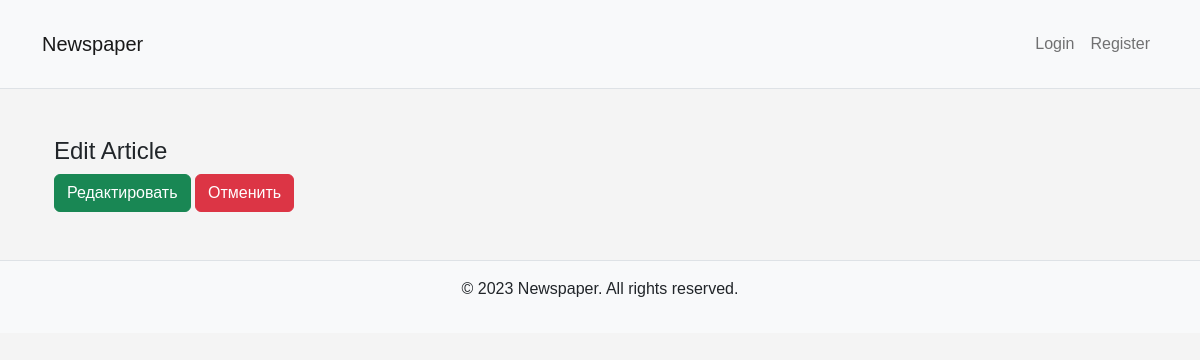
Before: /article_edit/2/ with the older database file.
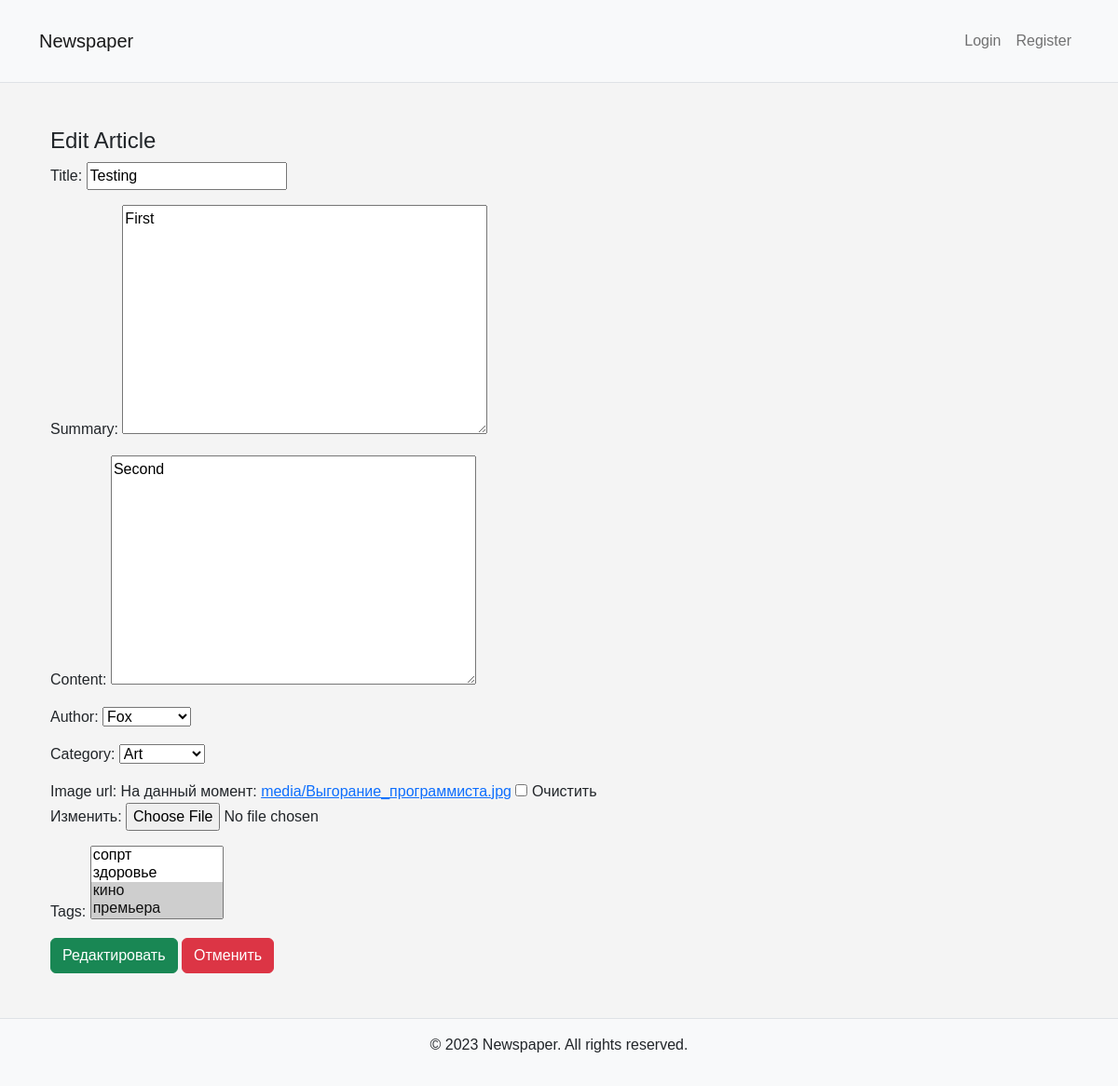
After: the same page with the newer database file.
### main/models.py (models this page shows, shortened)
class Article(models.Model):
    title = models.CharField(max_length=255)
    summary = models.TextField()
    content = models.TextField()
    author = models.ForeignKey(Author, on_delete=models.PROTECT,
                               related_name='author_articles')
    published_date = models.DateTimeField(auto_now_add=True)
    category = models.ForeignKey(Category, on_delete=models.PROTECT)
    image_url = models.ImageField(upload_to='media', blank=True)
    tags = models.ManyToManyField(Tags)
    views = models.PositiveIntegerField(default=0)
    class Meta:
        ordering = ['-published_date']

### main/views.py (the view)
# urls.py: path('article_edit/<int:pk>/', views.EditArticleView.as_view(), name='edit_article'),
class EditArticleView(UpdateView):
    model = Article
    template_name = 'main/edit_article.html'
    form_class = ArticleForm

### main/forms.py
class ArticleForm(forms.ModelForm):
    class Meta:
        model = Article
        fields = ['title', 'summary', 'content', 'author', \
                  'category', 'image_url', 'tags']

### main/models.py (called while the page is built)
    def __str__(self):
        return self.user.username

    def __str__(self):
        return self.category_name

    def __str__(self):
        return self.tag_name

### templates/main/edit_article.html (shortened to what this page needs)
{% extends 'base.html' %}
{% block content %}
<div class="container mt-4">
    <h4>Edit Article</h4>
    <form action="{% url 'edit_article' article.id %}" method="post" enctype="multipart/form-data">
        {{ form.as_p }}
        <input class="btn btn-success" type="submit" value="Редактировать">
        <a href="{% url 'detail_article' article.id  %}">
            <input class="btn btn-danger" type="submit" value="Отменить">
        </a>
    </form>
</div>
{% endblock content %}

Changed rows visible on the page:
now on this page (row edited): Article: title "Testing", summary "First", content "Second", author "Fox", category "Art"
Other visible differences:
form field as_p: (not shown) → "☐"
form field tags: (not shown) → "сопрт / здоровье / кино ☑ / премьера ☑"
text now shown: "Title: Summary: Content: Author: Category: Image url: На данный момент: media/Выгорание_программиста.jpg Очистить Изменить: Tags:"
